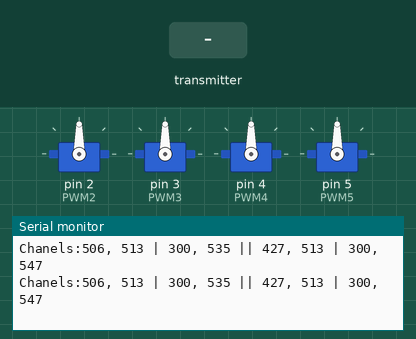
This sketch was run on a simulated Arduino Nano, built with avr-gcc and run on an emulated ATmega328P. Shown: 4 × servo, the last lines printed to the serial monitor. Inputs (shaded band) come from the test bench. No radio packets arrive unless stated.

Above: at 1.2 s.
1.3 s: the transmitter starts sending ch4 = 0
At 1.48 s:
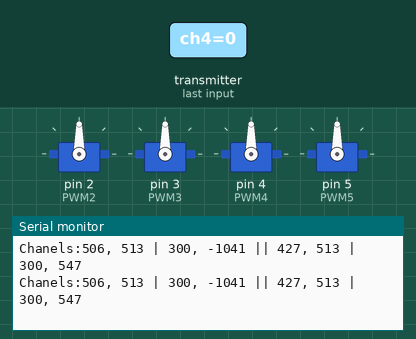
4.3 s: the transmitter starts sending ch1 = 64
At 4.4 s:
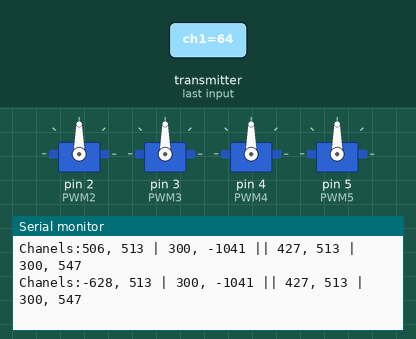
7.3 s: the transmitter starts sending ch3 = 0
At 7.49 s:
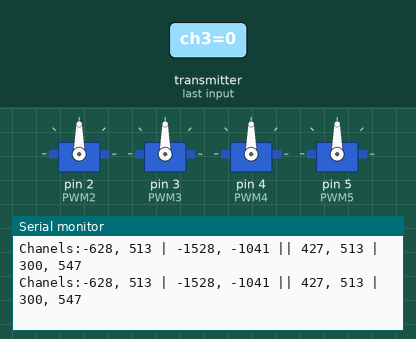
10.3 s: the transmitter starts sending ch2 = 0
At 10.39 s:
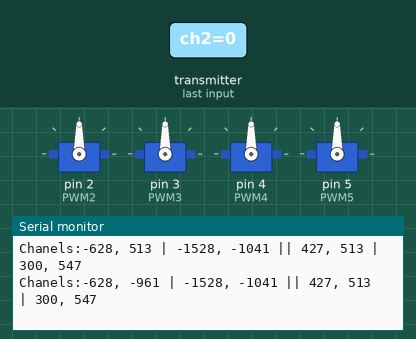
13.3 s: the transmitter starts sending ch5 = 0
At 13.47 s:
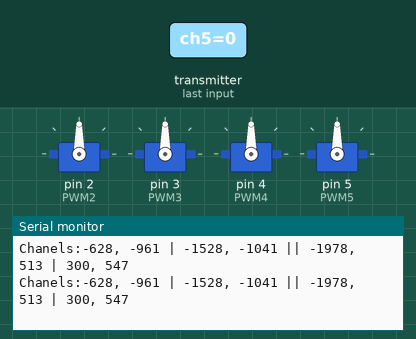
16.3 s: the transmitter starts sending ch6 = 0
At 16.4 s:
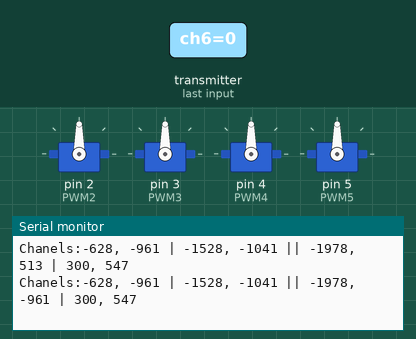

The sketch:

8ch_Receiver_RF24.ino
```cpp
/* RF NANO Prímacovy kod
 * PWM vystup kanalov D2,D3,D4,D5,
 // https://blog.laskakit.cz/projekt-rc-arduino/
 */
#include <SPI.h>
#include <nRF24L01.h>
#include <RF24.h>
#include <Servo.h>
//Define widths
int ch_1 = 0;
int ch_2 = 0;
int ch_3 = 0;
int ch_4 = 0;
int ch_5 = 0;
int ch_6 = 0;
int ch_7 = 0;
int ch_8 = 0;

Servo PWM2;
Servo PWM3;
Servo PWM4;
Servo PWM5;
//Méžeme mať až 32 kanalov
struct MyData {
  byte ch1;
  byte ch2;
  byte ch3;
  byte ch4;
  byte ch5;
  byte ch6;
  byte ch7;
  byte ch8;
};
MyData data;
const uint64_t pipeIn = 0x0022;   //Tento isty kod musi mať aj primač
RF24 radio(10,9);  //zapojenie CE a CSN pinov
void resetData()
{
//Definujeme iniciálnu hodnotu každého vstupu údajov
// potenciometre budú v strednej pozícii, takže 127 je v centre od 254
  data.ch1 = 127;
  data.ch2 = 127;
  data.ch3 = 127;
  data.ch4 = 127;
  data.ch5 = 127;
  data.ch6 = 127;
  data.ch7 = 127;
  data.ch8 = 127;

}

void setup()
{
  Serial.begin(9600);
  while (!Serial) {
    ;  // wait for serial port to connect. Needed for native USB port only
  }
  Serial.println();
  Serial.print("Sketch:   ");   Serial.println(__FILE__);
  Serial.print("Uploaded: ");   Serial.println(__DATE__);
  //Set the pins for each PWM signal
  PWM2.attach(2);
  PWM3.attach(3);
  PWM4.attach(4);
  PWM5.attach(5);

  //konfiguracia NRF24
  resetData();
  radio.begin();
  radio.setAutoAck(false);
  radio.setDataRate(RF24_250KBPS);
  radio.openReadingPipe(1,pipeIn);
    //začneme s rádiokomunikáciou
  radio.startListening();
}
unsigned long lastRecvTime = 0;
void recvData()
{
while ( radio.available() ) {
radio.read(&data, sizeof(MyData));
lastRecvTime = millis(); //tu dostávame údaje
}
}
void loop()
{
recvData();
unsigned long now = millis();
//Tu skontrolujeme, či sme stratili signál, ak by sme resetovali hodnoty
if ( now - lastRecvTime > 1200 ) {
//Stratený signál?
resetData();
}
//Nastavenie koncovych a stred polôh
ch_1 = map(data.ch1,  110, 210, 200, 2000);  //PWM vystup digital pin D1 čierny
ch_2 = map(data.ch2,  100, 255, 200, 2000);  //PWM vystup digital pin D2 žltý
ch_3 = map(data.ch3,  120, 245, 200, 2000);  //PWM vystup digital pin D3 modrý
ch_4 = map(data.ch4,  100, 245, 200, 2000);  //PWM vystup digital pin D4 červeny

ch_5 = map(data.ch5,  115, 210, 200, 2000);  //PWM vystup digital pin D5 čierny
ch_6 = map(data.ch6,  100, 255, 200, 2000);  //PWM vystup digital pin D6 žltý
ch_7 = map(data.ch7,  120, 245, 200, 2000);  //PWM vystup digital pin D7 modrý
ch_8 = map(data.ch8,  100, 240, 200, 2000);  //PWM vystup digital pin D8 červeny

Serial.println("Chanels:"+String(ch_1)+", "+String(ch_2)+" | "+String(ch_3)+", "+String(ch_4)+" || "+String(ch_5)+", "+String(ch_6)+" | "+String(ch_7)+", "+String(ch_8));
//Teraz napíšeme signál PWM pomocou funkcie servo
//PWM2.writeMicroseconds(ch_2);
//PWM3.writeMicroseconds(ch_3);
//PWM4.writeMicroseconds(ch_4);
//PWM5.writeMicroseconds(ch_5);

}//Koniec slučky
```

Measured:
- after the input at 1.3 s, the serial monitor: prints a new line after 0.11 s (image 1)
- after the input at 4.3 s, the serial monitor: prints a new line after 0.09 s (image 2)
- after the input at 7.3 s, the serial monitor: prints a new line after 0.12 s (image 3)
- after the input at 10.3 s, the serial monitor: prints a new line after 0.09 s (image 4)
- after the input at 13.3 s, the serial monitor: prints a new line after 0.10 s (image 5)
- after the input at 16.3 s, the serial monitor: prints a new line after 0.10 s (image 6)
